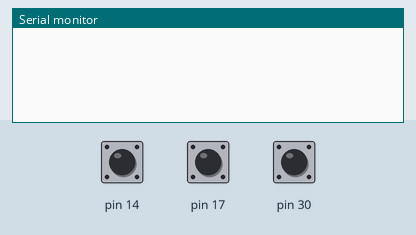
Simulated run of this sketch. Board: Arduino Leonardo, built with avr-gcc and run on an emulated ATmega32U4. Parts: the last lines printed to the serial monitor. Inputs (shaded band) come from the test bench; at power-on: pin 14 HIGH, pin 17 HIGH, pin 30 HIGH.

Above: at 1.2 s.
1.3 s: pin 14 pulled LOW for 0.15 s
At 2.3 s:
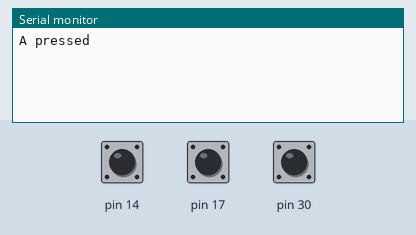
2.9 s: pin 17 pulled LOW for 0.15 s
At 4.2 s:
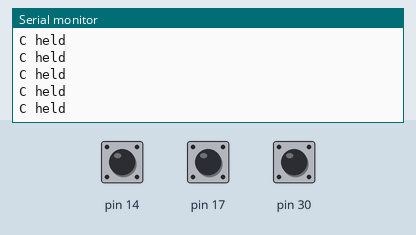
4.5 s: pin 30 pulled LOW for 0.15 s
At 5.7 s:
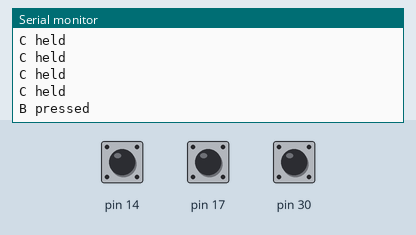

The sketch:

romi32u4_buttons.ino
```cpp
// snippet: romi32u4_buttons
// tags: romi, pololu, romi32u4, button, buttons, press, debounce, input
// boards: romi32u4
// library: Romi32U4
// description: Read the Romi 32U4 onboard buttons A, B, C with debouncing.
//   Buttons are CLASSES: Romi32U4ButtonA / Romi32U4ButtonB / Romi32U4ButtonC.
//   Methods: getSingleDebouncedPress() (true once per press) and isPressed() (level).
//   NOT: buttonA.read(), digitalRead(BUTTON_A) — no such API; use the button classes.
// prompts: Romi button A B C, Romi32U4 button press, detect button press Romi, Romi getSingleDebouncedPress, Romi button isPressed, wait for button Romi, when I press the button Romi
// exact-include: Romi32U4.h

#include <Romi32U4.h>

Romi32U4ButtonA buttonA;
Romi32U4ButtonB buttonB;
Romi32U4ButtonC buttonC;

void setup() {
  Serial.begin(9600);
}

void loop() {
  if (buttonA.getSingleDebouncedPress()) {
    Serial.println("A pressed");
  }
  if (buttonB.getSingleDebouncedPress()) {
    Serial.println("B pressed");
  }
  if (buttonC.isPressed()) {
    Serial.println("C held");
  }
}
```

Measured:
- after the input at 1.3 s, the serial monitor: prints a new line at once (image 1)
- after the input at 2.9 s, the serial monitor: prints a new line at once (image 2)
- after the input at 4.5 s, the serial monitor: prints a new line at once (image 3)
